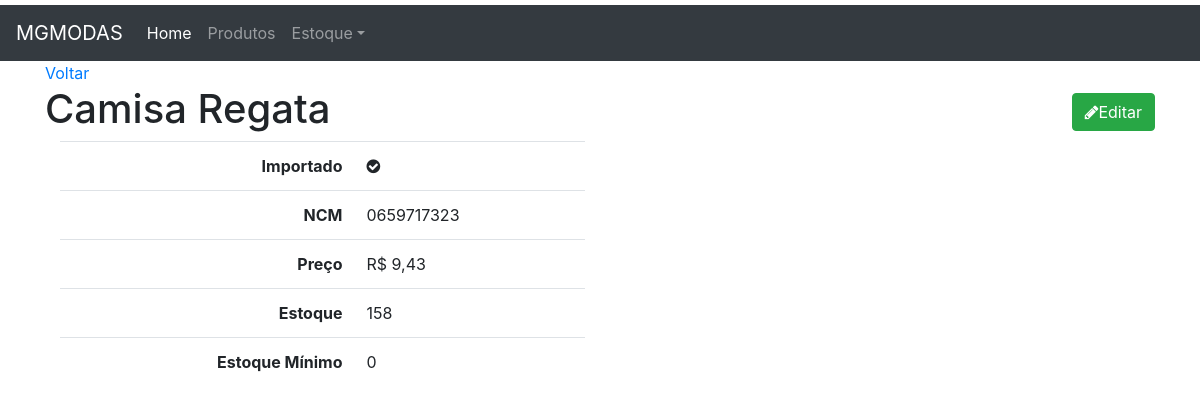
The page /produto/4/ on the database its author committed.
### produto/models.py (models this page shows, shortened)
class Produto(models.Model):
    importado = models.BooleanField(default=False)
    ncm= models.CharField('NCM',max_length=10)
    produto = models.CharField('Produto',max_length=100, unique=True)
    preco= models.DecimalField('preço',decimal_places=2,max_digits=10)
    estoque= models.IntegerField('estoque atual',)
    estoque_minimo= models.PositiveIntegerField('estoque minimo',default=0)
    class Meta:
        ordering = ('produto',)
    def __str__(self):
        return self.produto

### produto/views.py (the view)
# urls.py: path('<int:pk>/', v.produto_detail, name='produto_detail'),
def produto_detail(request,pk):
    template_name='produto_detail.html'
    obj = Produto.objects.get(pk=pk)
    context = {'object':obj }
    return render(request, template_name, context)

### produto/templates/produto_detail.html
{% extends "base.html" %}
{% block content %}
    <a href="{% url 'produto:produto_list' %}">Voltar</a>
    <h1>{{ object }}
        <span class="pull-right">
            <a href="{% url 'produto:produto_edit' object.pk %} " >
                <button type="button" class="btn btn-success">
                    <span class="fa fa-pencil"></span>Editar
                </button>
            </a>
        </span>
    </h1>
<div class="col-sm-6">
    <table class=" table table-user-information">
        <tbody>
        <tr>
            <th class="text-right">Importado</th>
            <td>
                {% if object.importado %}
                <i class=" fa fa-check-circle ok"></i>
                {% else %}
                <i class=" fa fa-minus-circle no"></i>
                {% endif %}
            </td>
        </tr>
        <tr>
            <th class="text-right">NCM</th>
            <td>{{object.ncm}}</td>
        </tr>
        <tr>
            <th class="text-right">Preço</th>
            <td>R$ {{object.preco}}</td>
            <tr>
            <th class="text-right">Estoque</th>
            <td>{{object.estoque}}</td>
            <tr>
            <th class="text-right">Estoque Mínimo</th>
            <td>{{object.estoque_minimo}}</td>
        </tr>
        </tr>
        </tr>
        </tbody>
    </table>
</div>
{% endblock content %}

### core/templates/base.html (style rules this page uses)
body { margin-top: 5px; }

### rows shown on the page
Produto: produto "Camisa Regata", ncm "0659717323", preco "9,43", estoque "158", estoque_minimo "0"
